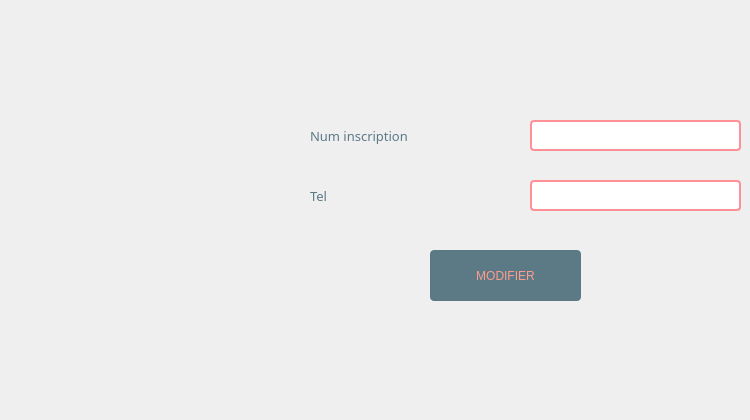
         <widget class="QWidget" name="tab_25">
          <attribute name="title">
           <string>Téléphone</string>
          </attribute>
          <widget class="QLabel" name="label_20">
           <property name="geometry">
            <rect>
             <x>310</x>
             <y>90</y>
             <width>231</width>
             <height>91</height>
            </rect>
           </property>
           <property name="font">
            <font>
             <family>Segoe UI Black</family>
             <pointsize>10</pointsize>
             <weight>10</weight>
             <italic>false</italic>
             <bold>false</bold>
            </font>
           </property>
           <property name="styleSheet">
            <string notr="true">color: rgb(92, 121, 134);</string>
           </property>
           <property name="text">
            <string>Num inscription</string>
           </property>
          </widget>
          <widget class="QLineEdit" name="ni_supp_2">
           <property name="geometry">
            <rect>
             <x>530</x>
             <y>120</y>
             <width>211</width>
             <height>31</height>
            </rect>
           </property>
           <property name="styleSheet">
            <string notr="true">color: rgb(92, 121, 134);
font: 10pt &quot;Tw Cen MT Condensed Extra Bold&quot;;
border: 2px solid rgb(255, 145, 150);
border-radius: 4px;
</string>
           </property>
          </widget>
          <widget class="QLineEdit" name="tel_2">
           <property name="geometry">
            <rect>
             <x>530</x>
             <y>180</y>
             <width>211</width>
             <height>31</height>
            </rect>
           </property>
           <property name="styleSheet">
            <string notr="true">color: rgb(92, 121, 134);
font: 10pt &quot;Tw Cen MT Condensed Extra Bold&quot;;
border: 2px solid rgb(255, 145, 150);
border-radius: 4px;</string>
           </property>
          </widget>
          <widget class="QLabel" name="label_21">
           <property name="geometry">
            <rect>
             <x>310</x>
             <y>150</y>
             <width>231</width>
             <height>91</height>
            </rect>
           </property>
           <property name="font">
            <font>
             <family>Segoe UI Black</family>
             <pointsize>10</pointsize>
             <weight>10</weight>
             <italic>false</italic>
             <bold>false</bold>
            </font>
           </property>
           <property name="styleSheet">
            <string notr="true">color: rgb(92, 121, 134);</string>
           </property>
           <property name="text">
            <string>Tel</string>
           </property>
          </widget>
          <widget class="QPushButton" name="supprimer_3">
           <property name="geometry">
            <rect>
             <x>430</x>
             <y>250</y>
             <width>151</width>
             <height>51</height>
            </rect>
           </property>
           <property name="styleSheet">
            <string notr="true">color: rgb(67, 87, 97);
selection-color: rgb(255, 255, 255);
selection-color: rgb(85, 170, 255);
selection-color: rgb(255, 114, 94);
selection-background-color: rgb(158, 109, 96);
selection-color: qlineargradient(spread:pad, x1:0, y1:0, x2:1, y2:0, stop:0 rgba(0, 0, 0, 255), stop:1 rgba(255, 255, 255, 255));
color: qlineargradient(spread:pad, x1:0, y1:0, x2:1, y2:0, stop:0 rgba(0, 0, 0, 255), stop:1 rgba(255, 255, 255, 255));
border-bottom-color: rgb(157, 109, 96);
alternate-background-color: rgb(156, 107, 94);
color: rgb(255, 156, 142);
background-color: rgb(255, 156, 142);
border-radius: 4px;
font: 87 12pt &quot;Segoe UI Black&quot;;
background-color: rgb(92, 121, 134);</string>
           </property>
           <property name="text">
            <string>MODIFIER</string>
           </property>
          </widget>
          <widget class="QLabel" name="sucess_sup_5">
           <property name="geometry">
            <rect>
             <x>360</x>
             <y>300</y>
             <width>301</width>
             <height>111</height>
            </rect>
           </property>
           <property name="font">
            <font>
             <family>Segoe UI Black</family>
             <pointsize>20</pointsize>
             <weight>10</weight>
             <italic>false</italic>
             <bold>false</bold>
            </font>
           </property>
           <property name="styleSheet">
            <string notr="true">color: rgb(92, 121, 134);
font: 87 20pt &quot;Segoe UI Black&quot;;
</string>
           </property>
           <property name="text">
            <string/>
           </property>
          </widget>
          <widget class="QLabel" name="erreurni_supp_4">
           <property name="geometry">
            <rect>
             <x>530</x>
             <y>150</y>
             <width>211</width>
             <height>20</height>
            </rect>
           </property>
           <property name="styleSheet">
            <string notr="true">color: rgb(255, 156, 142);
font: 87 9pt &quot;Segoe UI Black&quot;;
</string>
           </property>
           <property name="text">
            <string/>
           </property>
          </widget>
          <widget class="QLabel" name="erreurni_supp_5">
           <property name="geometry">
            <rect>
             <x>530</x>
             <y>210</y>
             <width>211</width>
             <height>20</height>
            </rect>
           </property>
           <property name="styleSheet">
            <string notr="true">color: rgb(255, 156, 142);
font: 87 9pt &quot;Segoe UI Black&quot;;
</string>
           </property>
           <property name="text">
            <string/>
           </property>
          </widget>
         </widget>
